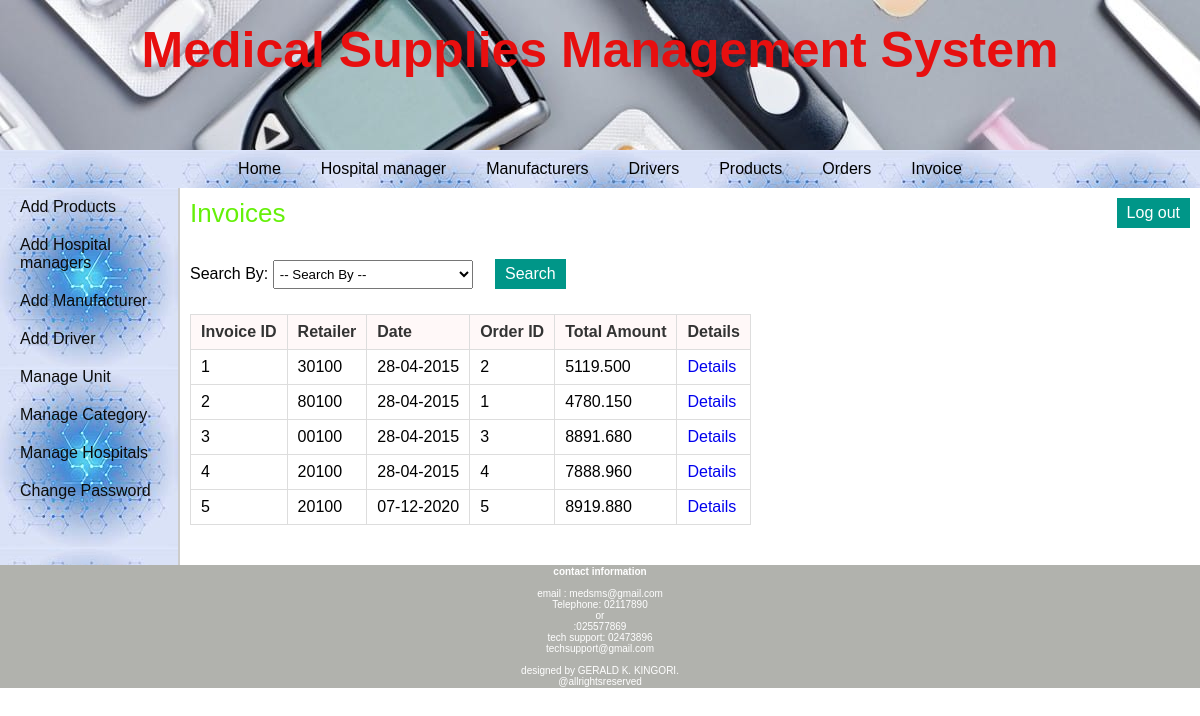
Page /admin/view_invoice.php (signed in) on the committed database.
### tables this page shows
CREATE TABLE `invoice` (
  `invoice_id` int(11) NOT NULL,
  `order_id` int(11) NOT NULL,
  `retailer_id` int(11) NOT NULL,
  `dist_id` int(11) NOT NULL,
  `date` date NOT NULL,
  `total_amount` decimal(10,3) NOT NULL,
  `comments` text
);

CREATE TABLE `area` (
  `area_id` int(11) NOT NULL,
  `area_name` varchar(50) NOT NULL,
  `area_code` varchar(10) NOT NULL
);

### admin/view_invoice.php (the view, shortened to what this page needs)
<?php
	require("../includes/config.php");
		if(isset($_SESSION['admin_login'])) {
			$error = "";
			if($_SERVER['REQUEST_METHOD'] == "POST") {
				if(isset($_POST['cmbFilter'])) {
					if(!empty($_POST['txtInvoiceId'])) {
						$result = validate_number($_POST['txtInvoiceId']);
						if($result == 1) {
							$invoice_id = $_POST['txtInvoiceId'];
							$query_selectInvoice = "SELECT * FROM invoice,retailer,area WHERE invoice.retailer_id=retailer.retailer_id AND retailer.area_id=area.area_id AND invoice_id='$invoice_id'";
							$result_selectInvoice = mysqli_query($con,$query_selectInvoice);
							$row_selectInvoice = mysqli_fetch_array($result_selectInvoice);
							if(empty($row_selectInvoice)){
							   $error = "* No invoice was found with this ID";
							}
							else {
								mysqli_data_seek($result_selectInvoice,0);
							}
						}
						else {
							$error = "* Invalid ID";
						}
					}
					else if(!empty($_POST['txtOrderId'])) {
						$result = validate_number($_POST['txtOrderId']);
						if($result == 1) {
							$order_id = $_POST['txtOrderId'];
							$query_selectInvoice = "SELECT * FROM invoice,retailer,area WHERE invoice.retailer_id=retailer.retailer_id AND retailer.area_id=area.area_id AND order_id='$order_id'";
							$result_selectInvoice = mysqli_query($con,$query_selectInvoice);
							$row_selectInvoice = mysqli_fetch_array($result_selectInvoice);
							if(empty($row_selectInvoice)){
							   $error = "* No invoice was found with this ID";
							}
							else {
								mysqli_data_seek($result_selectInvoice,0);
							}
						}
						else {
							$error = "* Invalid ID";
						}
					}
					else if(!empty($_POST['cmbRetailer'])) {
						$retailer_id = $_POST['cmbRetailer'];
						$query_selectInvoice = "SELECT * FROM invoice,retailer,area WHERE invoice.retailer_id=retailer.retailer_id AND retailer.area_id=area.area_id AND invoice.retailer_id='$retailer_id' ORDER BY invoice_id DESC";
						$result_selectInvoice = mysqli_query($con,$query_selectInvoice);
						$row_selectInvoice = mysqli_fetch_array($result_selectInvoice);
						if(empty($row_selectInvoice)){
						   $error = "* No invoice was found of the selected Retailer";
						}
						else {
							mysqli_data_seek($result_selectInvoice,0);
						}
					}
					else if(!empty($_POST['txtDate'])) {
						$date = $_POST['txtDate'];
						$query_selectInvoice = "SELECT * FROM invoice,retailer,area WHERE invoice.retailer_id=retailer.retailer_id AND retailer.area_id=area.area_id AND invoice.date='$date'";
						$result_selectInvoice = mysqli_query($con,$query_selectInvoice);
						$row_selectInvoice = mysqli_fetch_array($result_selectInvoice);
						if(empty($row_selectInvoice)){
						   $error = "* No invoice was found with the selected Date";
						}
						else {
							mysqli_data_seek($result_selectInvoice,0);
						}
					}
					else {
						$error = "* Please enter the data to search for.";
					}
				}
				else {
					$error = "Please choose an option to search for.";
				}
			}
			else {
				$query_selectInvoice = "SELECT * FROM invoice,retailer,area WHERE invoice.retailer_id=retailer.retailer_id AND retailer.area_id=area.area_id";
				$result_selectInvoice = mysqli_query($con,$query_selectInvoice);
			}
		}
		else {
			header('Location:../index.php');
		}
?>
<!DOCTYPE html>
<html>
<head>
	<link rel="stylesheet" href="../includes/main_style.css" >
	<link rel="stylesheet" href="css/smoothness/jquery-ui.css">
</head>
<body>
	<?php
		include("../includes/header.inc.php");
		include("../includes/nav_admin.inc.php");
		include("../includes/aside_admin.inc.php");
	?>
	<section>
		<h1>Invoices</h1>
		<form action="" method="POST" class="form">
		Search By:
		<div class="input-box">
		<select name="cmbFilter" id="cmbFilter">
		<option value="" disabled selected>-- Search By --</option>
		</select>
		</div>
		<input type="submit" class="submit_button" value="Search" /> <span class="error_message"> <?php echo $error; ?> </span>
		</form>
		<form action="" method="POST" class="form">
		<table class="table_displayData" style="margin-top:20px;">
			<tr>
				<th> Invoice ID </th>
				<th> Retailer </th>
				<th> Date </th>
				<th> Order ID </th>
				<th> Total Amount </th>
				<th> Details </th>
			</tr>
			<?php while($row_selectInvoice = mysqli_fetch_array($result_selectInvoice)) { ?>
			<tr>
				<td> <?php echo $row_selectInvoice['invoice_id']; ?> </td>
				<td> <?php echo $row_selectInvoice['area_code']; ?> </td>
				<td> <?php echo date("d-m-Y",strtotime($row_selectInvoice['date'])); ?> </td>
				<td> <?php echo $row_selectInvoice['order_id']; ?> </td>
				<td> <?php echo $row_selectInvoice['total_amount']; ?> </td>
				<td> <a href="view_invoice_items.php?id=<?php echo $row_selectInvoice['invoice_id']; ?>">Details</a> </td>
			</tr>
			<?php } ?>
		</table>
		</form>
	</section>
	<?php
		include("../includes/footer.inc.php");
	?>
</body>
</html>

### includes/main_style.css (style rules this page uses)
* { font-family: arial,sans-serif; margin:0px; padding:0px; }
body { width:auto; margin:auto; border:none; }
a { text-decoration:none; }
.input-box { display:inline-block; margin:5px 0px; }
.input-box select { padding:5px 2px; width:200px; margin:auto; }
.submit_button { font-size:16px; margin-top:20px; margin-right:20px; padding:6px 10px; background-color:#009688; border:none; color:white; }
section { width:1000px; padding:10px; padding-bottom:40px; }
section h1 { margin-bottom:10px; font-weight:normal; color:rgb(101, 240, 9); font-size: 26px; }
table { border-collapse: collapse; }
.table_displayData td, .table_displayData th { border:1px solid #ddd; padding: 8px 10px; text-align: left; }
.table_displayData th { background-color:rgba(255, 248, 248, 0.897); color:#333; }

### rows in the picture
invoice: invoice_id "1", area.area_code "30100", date "28-04-2015", order "2", total_amount "5119.500"
invoice: invoice_id "2", area.area_code "80100", date "28-04-2015", order "1", total_amount "4780.150"
invoice: invoice_id "3", area.area_code "00100", date "28-04-2015", order "3", total_amount "8891.680"
invoice: invoice_id "4", area.area_code "20100", date "28-04-2015", order "4", total_amount "7888.960"
invoice: invoice_id "5", area.area_code "20100", date "07-12-2020", order "5", total_amount "8919.880"
